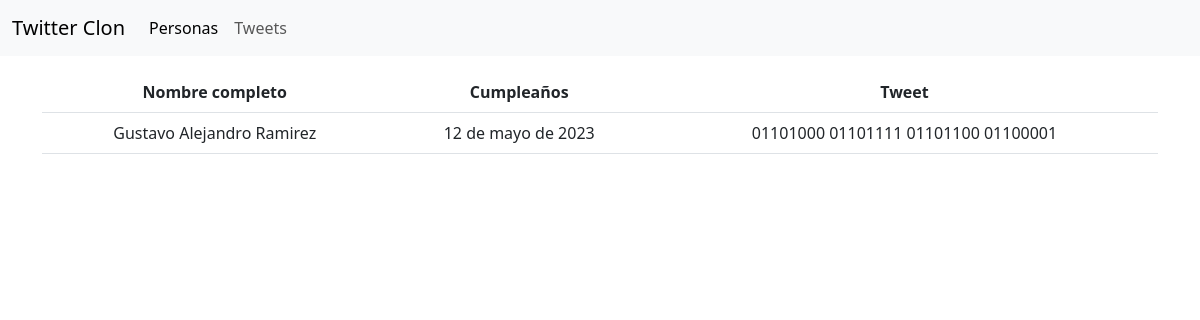
Page /tweet/all on the committed database.
### app/models.py (models this page shows, shortened)
class Tweet(models.Model):
    author = models.ForeignKey(Person, on_delete=models.CASCADE)
    message = models.CharField(max_length=280)
    created_at = models.DateTimeField(auto_now_add=True)
    modified_at = models.DateTimeField(auto_now=True)

class Person(models.Model):
    firstname = models.CharField(max_length=50)
    lastname = models.CharField(max_length=50)
    birth = models.DateField()
    height = models.DecimalField(max_digits=3, decimal_places=2, null=True, blank=True)
    is_active = models.BooleanField(default=True)
    weight = models.DecimalField(max_digits=6, decimal_places=3, null=True, blank=True)
    def fullname(self):
        return f'{self.firstname} {self.lastname}'

### app/views.py (the view)
# urls.py: path('tweet/all', views.tweets_view, name="tweet-all"),
def tweets_view(request):
    tweets = Tweet.objects.all()
    return render(request, 'tweets.html', context={'tweets': tweets})

### app/templates/tweets.html
{% extends 'base.html' %}
{% block 'content' %}
    {% if tweets %}
        {% include 'tweets_table.html' %}
    {% else %}
        <p>Ho hay tweets creados...</p>
    {% endif %}
{% endblock %}

### app/templates/tweets_table.html
<table class="table text-center">
  <thead>
    <tr>
      <th scope="col">Nombre completo</th>
      <th scope="col">Cumpleaños</th>
      <th scope="col">Tweet</th>
    </tr>
  </thead>
  <tbody>
    {% for t in tweets %}
    <tr>
      <td>{{ t.author.fullname }}</td>
      <td>{{ t.author.birth }}</td>
      <td>{{ t.message }}</td>
    </tr>
    {% endfor %}
  </tbody>
</table>

### rows in the picture
Tweet: author.fullname "Gustavo Alejandro Ramirez", author.birth "12 de mayo de 2023", message "01101000 01101111 01101100 01100001"
